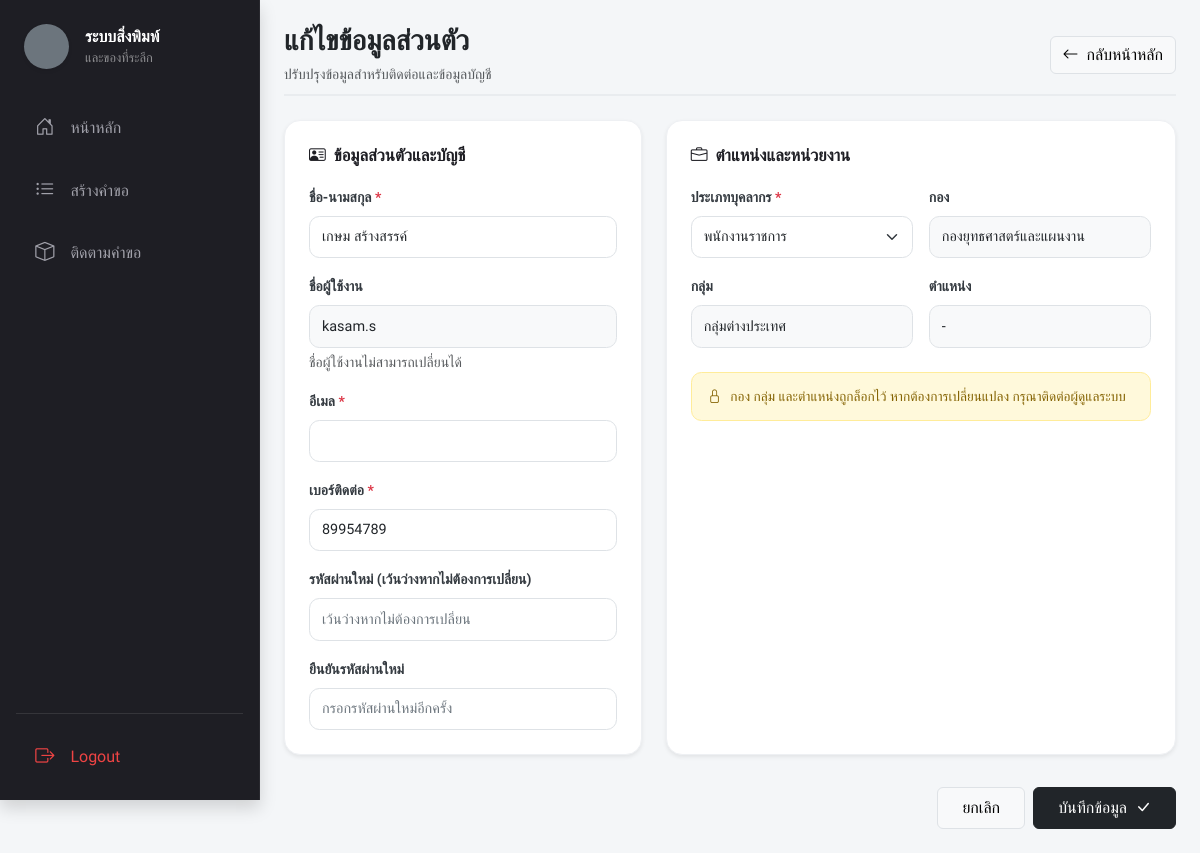
Page /index.php?page=profile (signed in) on the committed database.
### tables this page shows
CREATE TABLE `users` (
  `user_id` int(11) NOT NULL,
  `username` varchar(50) NOT NULL,
  `password` varchar(255) NOT NULL,
  `full_name` varchar(100) DEFAULT NULL,
  `email` varchar(150) DEFAULT NULL,
  `department_id` int(11) DEFAULT NULL,
  `sub_department_id` int(11) DEFAULT NULL,
  `employment_type_id` int(11) DEFAULT NULL,
  `position` varchar(100) DEFAULT NULL,
  `phone_number` varchar(20) DEFAULT NULL,
  `role` varchar(20) DEFAULT 'User'
);

CREATE TABLE `employment_types` (
  `employment_type_id` int(11) NOT NULL,
  `type_name` varchar(100) NOT NULL
);

CREATE TABLE `departments` (
  `department_id` int(11) NOT NULL,
  `department_name` varchar(100) DEFAULT NULL
);

CREATE TABLE `sub_departments` (
  `sub_department_id` int(11) NOT NULL,
  `department_id` int(11) NOT NULL,
  `sub_department_name` varchar(100) NOT NULL
);

### profile.php (the view, shortened to what this page needs)
<?php
$stmt = $pdo->prepare('
    SELECT u.*, d.department_name, sd.sub_department_name, et.type_name
    FROM users u
    LEFT JOIN departments d ON u.department_id = d.department_id
    LEFT JOIN sub_departments sd ON u.sub_department_id = sd.sub_department_id
    LEFT JOIN employment_types et ON u.employment_type_id = et.employment_type_id
    WHERE u.user_id = ?
');
$stmt->execute([$_SESSION['user_id']]);
$user = $stmt->fetch();
$employmentTypes = $pdo->query('SELECT employment_type_id, type_name FROM employment_types ORDER BY type_name')->fetchAll();
$old = $_SESSION['profile_old'] ?? [];
?>
<div class="d-flex justify-content-between align-items-center mb-4 pb-2" style="border-bottom: 2px solid #e9ecef;">
    <div>
        <h3 class="fw-bolder mb-1 text-dark">แก้ไขข้อมูลส่วนตัว</h3>
        <span class="text-muted small">ปรับปรุงข้อมูลสำหรับติดต่อและข้อมูลบัญชี</span>
    </div>
    <a href="index.php?page=home" class="btn btn-light border"><i class="bi bi-arrow-left me-1"></i> กลับหน้าหลัก</a>
</div>
<form action="actions/update_profile.php" method="POST" class="row g-4">
    <div class="col-lg-5">
        <div class="form-section h-100 bg-white shadow-sm">
            <h2><i class="bi bi-person-vcard"></i> ข้อมูลส่วนตัวและบัญชี</h2>
            <div class="mb-3">
                <label class="form-label" for="full_name">ชื่อ-นามสกุล <span class="text-danger">*</span></label>
                <input class="form-control" id="full_name" name="full_name" maxlength="100" value="<?= htmlspecialchars($old['full_name'] ?? $user['full_name']) ?>" required>
            </div>
            <div class="mb-3">
                <label class="form-label" for="username">ชื่อผู้ใช้งาน</label>
                <input class="form-control bg-light" id="username" value="<?= htmlspecialchars($user['username']) ?>" readonly>
                <div class="form-text">ชื่อผู้ใช้งานไม่สามารถเปลี่ยนได้</div>
            </div>
            <div class="mb-3">
                <label class="form-label" for="email">อีเมล <span class="text-danger">*</span></label>
                <input class="form-control" id="email" type="email" name="email" maxlength="150" value="<?= htmlspecialchars($old['email'] ?? $user['email']) ?>" required>
            </div>
            <div class="mb-3">
                <label class="form-label" for="phone_number">เบอร์ติดต่อ <span class="text-danger">*</span></label>
                <input class="form-control" id="phone_number" name="phone_number" maxlength="20" value="<?= htmlspecialchars($old['phone_number'] ?? $user['phone_number']) ?>" required>
            </div>
            <div class="mb-3">
                <label class="form-label" for="new_password">รหัสผ่านใหม่ (เว้นว่างหากไม่ต้องการเปลี่ยน)</label>
                <input class="form-control" id="new_password" type="password" name="new_password" minlength="8" placeholder="เว้นว่างหากไม่ต้องการเปลี่ยน">
            </div>
            <div>
                <label class="form-label" for="confirm_password">ยืนยันรหัสผ่านใหม่</label>
                <input class="form-control" id="confirm_password" type="password" name="confirm_password" minlength="8" placeholder="กรอกรหัสผ่านใหม่อีกครั้ง">
            </div>
        </div>
    </div>
    <div class="col-lg-7">
        <div class="form-section h-100 bg-white shadow-sm">
            <h2><i class="bi bi-briefcase"></i> ตำแหน่งและหน่วยงาน</h2>
            <div class="row g-3">
                <div class="col-md-6">
                    <label class="form-label" for="employment_type_id">ประเภทบุคลากร <span class="text-danger">*</span></label>
                    <select class="form-select" id="employment_type_id" name="employment_type_id" required>
                        <?php foreach ($employmentTypes as $type): ?>
                            <option value="<?= (int) $type['employment_type_id'] ?>" <?= (($old['employment_type_id'] ?? $user['employment_type_id']) == $type['employment_type_id']) ? 'selected' : '' ?>><?= htmlspecialchars($type['type_name']) ?></option>
                        <?php endforeach; ?>
                    </select>
                </div>
                <div class="col-md-6">
                    <label class="form-label" for="department">กอง</label>
                    <input class="form-control bg-light" id="department" value="<?= htmlspecialchars($user['department_name'] ?? '-') ?>" readonly>
                </div>
                <div class="col-md-6">
                    <label class="form-label" for="sub_department">กลุ่ม</label>
                    <input class="form-control bg-light" id="sub_department" value="<?= htmlspecialchars($user['sub_department_name'] ?? '-') ?>" readonly>
                </div>
                <div class="col-md-6">
                    <label class="form-label" for="position">ตำแหน่ง</label>
                    <input class="form-control bg-light" id="position" value="<?= htmlspecialchars($user['position'] ?? '-') ?>" readonly>
                </div>
            </div>
            <div class="form-note mt-4"><i class="bi bi-lock"></i> กอง กลุ่ม และตำแหน่งถูกล็อกไว้ หากต้องการเปลี่ยนแปลง กรุณาติดต่อผู้ดูแลระบบ</div>
        </div>
    </div>
    <div class="col-12 d-flex justify-content-end gap-2 pt-2">
        <a href="index.php?page=home" class="btn btn-light border px-4 py-2">ยกเลิก</a>
        <button class="btn btn-dark px-4 py-2" type="submit">บันทึกข้อมูล <i class="bi bi-check-lg ms-1"></i></button>
    </div>
</form>

### assets/css/style.css (style rules this page uses)
:root { --portal-ink: #1e1e24; --portal-yellow: #ffc107; --portal-surface: #f8f9fa; }
body { background: var(--portal-surface); }
.auth-form .form-label, .form-section .form-label { color: #343a40; font-size: 0.875rem; font-weight: 600; }
.form-section { padding: 1.5rem; border: 1px solid #eef0f3; border-radius: 1rem; background: #fafbfc; }
.form-section h2 { margin: 0 0 1.25rem; color: var(--portal-ink); font-size: 1.05rem; font-weight: 700; display: flex; align-items: center; gap: 0.5rem; }
.form-section .form-control, .form-section .form-select { min-height: 2.65rem; border-radius: 0.65rem; border: 1px solid #dee2e6; background-color: #fff; font-size: 0.9rem; }
.form-note { padding: 0.85rem 1rem; color: #856404; background: #fff9db; border: 1px solid #ffec99; border-radius: 0.65rem; font-size: 0.85rem; }
.form-note i { margin-right: 0.35rem; }

### includes/header.php (style rules this page uses)
body, .container-fluid, .card, .btn, table, input, select { font-family: 'Prompt', sans-serif !important; }
::placeholder { color: #6c757d !important; opacity: 1 !important; }

### rows in the picture
users: full_name "เกษม สร้างสรรค์", username "kasam.s", phone_number "89954789", employment_type_id "พนักงานราชการ", department.department_name "กองยุทธศาสตร์และแผนงาน", sub_department.sub_department_name "กลุ่มต่างประเทศ", position "-"
